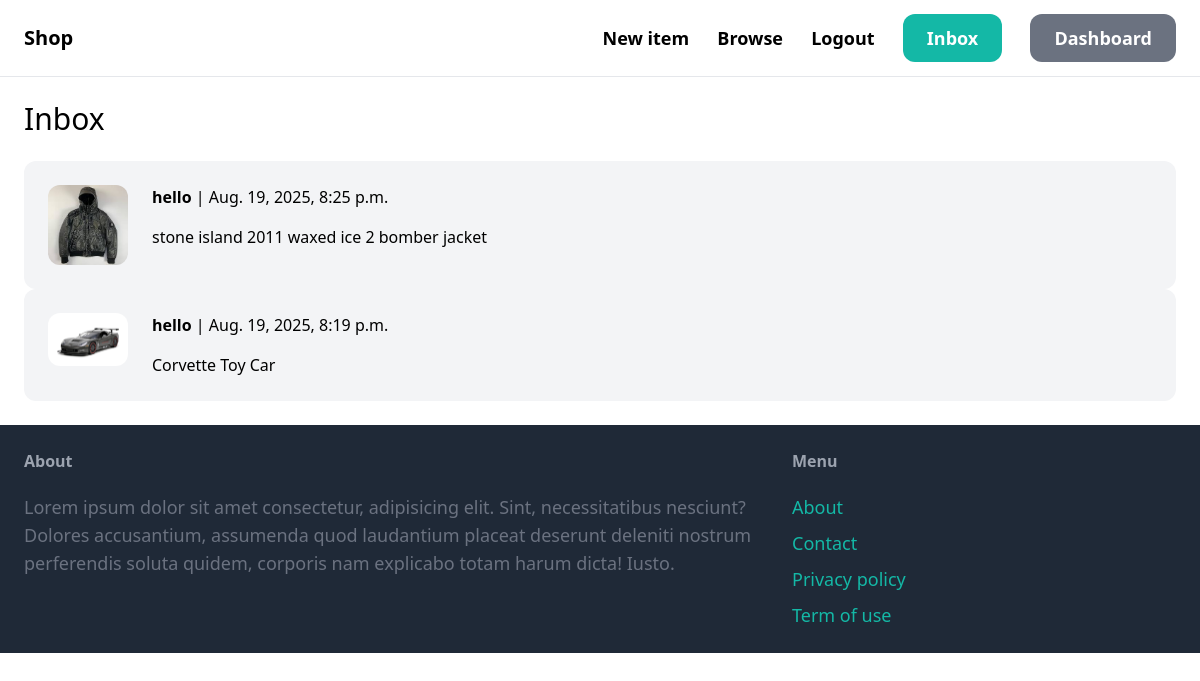
The page /inbox/ (signed in) on the database its author committed.
### conversation/models.py (models this page shows)
class Conversation(models.Model):
    item = models.ForeignKey(
        Item, on_delete=models.CASCADE, related_name="conversations"
    )
    members = models.ManyToManyField(User, related_name="conversations")
    created_at = models.DateTimeField(auto_now_add=True)
    updated_at = models.DateTimeField(auto_now=True)
    class Meta:
        ordering = ["-updated_at"]

### item/models.py (models this page shows, shortened)
class Item(models.Model):
    category = models.ForeignKey(Category, related_name='items', on_delete=models.CASCADE)
    name = models.CharField(max_length=255)
    description = models.TextField(blank=True, null=True)
    price = models.FloatField()
    image = models.ImageField(upload_to='item_images', blank=True, null=True)
    is_sold = models.BooleanField(default=False)
    created_at = models.DateTimeField(auto_now_add=True)
    created_by  = models.ForeignKey(User, related_name='items', on_delete=models.CASCADE)

### conversation/views.py (the view)
# urls.py: path('', views.inbox, name='inbox'),
@login_required
def inbox(request):
    latest_ids_per_item = (
        Conversation.objects.filter(members=request.user)
        .values("item")
        .annotate(latest_id=Max("id"))
        .values_list("latest_id", flat=True)
    )
    conversations = (
        Conversation.objects.filter(id__in=latest_ids_per_item)
        .select_related("item")
        .prefetch_related("members")
        .order_by("-updated_at")
    )
    return render(
        request,
        "conversation/inbox.html",
        {"conversations": conversations},
    )

### conversation/templates/conversation/inbox.html (shortened to what this page needs)
{% extends 'core/base.html' %}
{% block content %}
<h1 class="mb-6 text-3xl">Inbox</h1>
<div class="soace-y-6">
    {% for conversation in conversations %}
        <a href="{% url 'conversation:detail' conversation.id %}">
            <div class="p-6 flex bg-gray-100 rounded-xl">
                <div class="pr-6">
                    <img src="{{ conversation.item.image.url }}" class="w-20 rounded-xl">
                </div>
                <div>
                    {% for member in conversation.members.all %}
                        {% if member != request.user %}
                            <p class="mb-4"><strong>{{ member.username }}</strong> | {{ conversation.updated_at }}</p>
                            <p>{{ conversation.item.name }}</p>
                        {% endif %}
                    {% endfor %}
                </div>
            </div>
        </a>
    {% endfor %}
</div>
{% endblock %}

### rows shown on the page
Conversation: item.image (picture), updated_at "Aug. 19, 2025, 8:25 p.m.", item.name "stone island 2011 waxed ice 2 bomber jacket"
Conversation: item.image (picture), updated_at "Aug. 19, 2025, 8:19 p.m.", item.name "Corvette Toy Car"

### other values the page prints
{{ member.username }} "hello"
